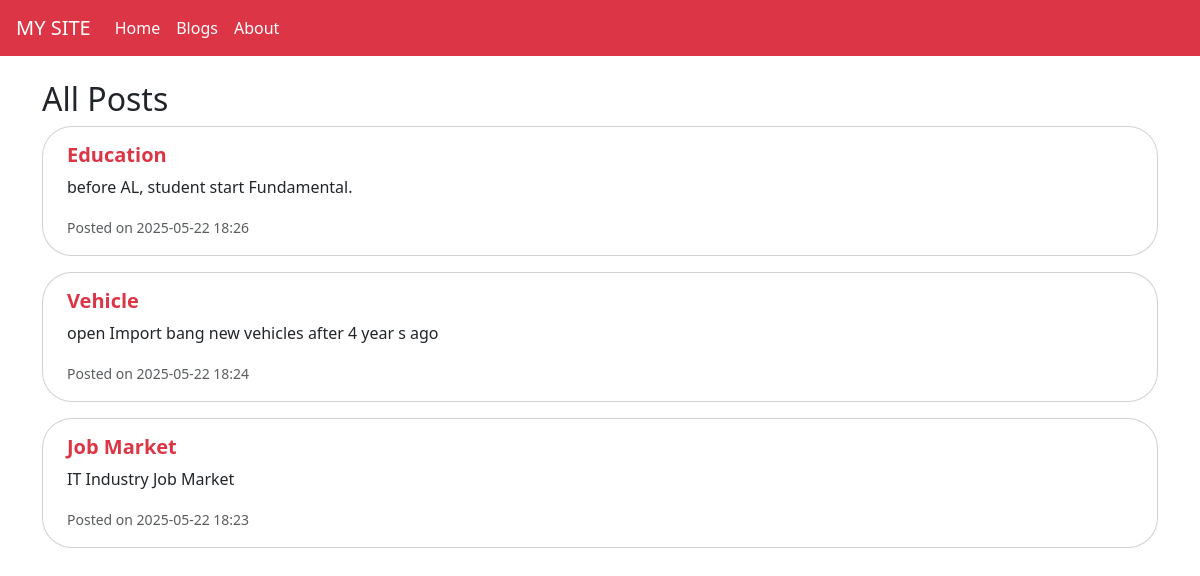
The page / on the database its author committed.
### home/models.py (models this page shows, shortened)
class Post(models.Model):
    title = models.CharField(max_length=100)
    content = models.TextField()
    created_at = models.DateTimeField(auto_now_add=True)

### home/views.py (the view)
# urls.py: path('', home_view,name = 'home'),
def home_view(request):
    last_week = timezone.now() - timedelta(days=7)
    posts = Post.objects.filter(created_at__gte=last_week).order_by('-created_at')
    return render(request, 'home/home.html', {'posts': posts})

### home/templates/home/home.html
{% extends 'base.html' %}
{% block content %}
<h2>All Posts</h2>
{% for post in posts %}
<div class="card mb-3 px-2" style="border-radius: 30px;">
    <div class="card-body ">
        <h5 class="card-title text-danger fw-bold">{{ post.title }}</h5>
        <p class="card-text">{{ post.content }}</p>
        <p class="card-text"><small class="text-muted">Posted on {{ post.created_at|date:"Y-m-d H:i" }}</small></p>
    </div>
</div>
{% empty %}
<p>No posts available.</p>
{% endfor %}
{% endblock %}

### home/templates/base.html (shortened to what this page needs)
<!DOCTYPE html>
<html lang="en">
<head>
    <link href="https://cdn.jsdelivr.net/npm/bootstrap@5.3.6/dist/css/bootstrap.min.css" rel="stylesheet"
>
</head>
<body>
    <nav class="navbar navbar-expand-lg navbar-light bg-danger px-3">
        <a class="navbar-brand text-white" href="{% url 'home' %}">MY SITE</a>
        <div class="collapse navbar-collapse" id="navbarNav">
            <ul class="navbar-nav">
                <li class="nav-item active">
                    <a class="nav-link text-white" href="{% url 'home' %}">Home</a>
                </li>
                <li class="nav-item active">
                    <a class="nav-link text-white" href="{% url 'blog_list' %}">Blogs</a>
                </li>
                <li class="nav-item">
                    <a class="nav-link text-white" href="{% url 'about' %}">About</a>
                </li>
            </ul>
        </div>
    </nav>
    <div class="container mt-4">
        {% block content %}
        {% endblock %}
    </div>
</body>
</html>

### rows shown on the page
Post: title "Education", content "before AL, student start Fundamental.", created_at "2025-05-22 18:26"
Post: title "Vehicle", content "open Import bang new vehicles after 4 year s ago", created_at "2025-05-22 18:24"
Post: title "Job Market", content "IT Industry Job Market", created_at "2025-05-22 18:23"
